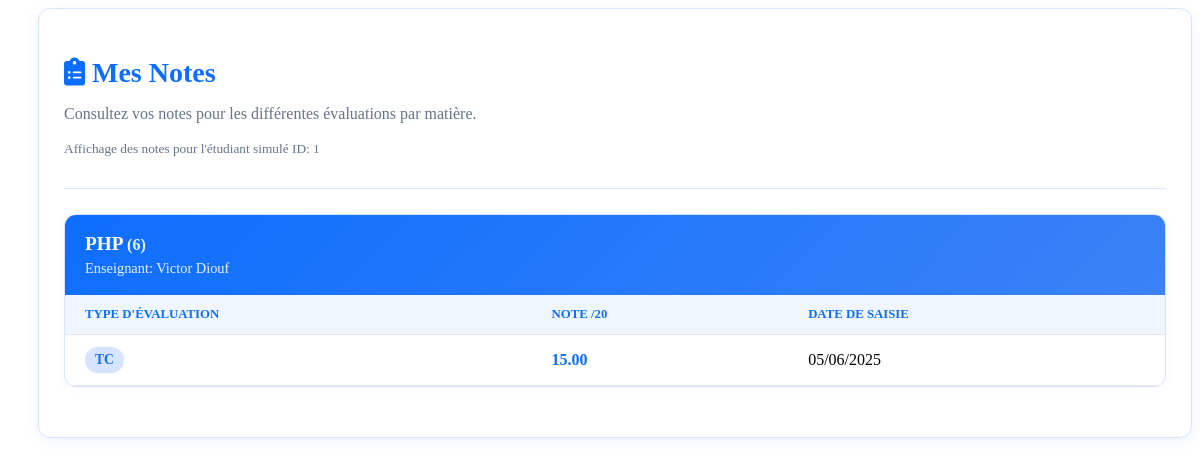
Screenshot of /dashboard/etudiant/mes_notes.php with the database file from the repository.
### tables this page shows
CREATE TABLE IF NOT EXISTS `notes` (
  `id` int NOT NULL AUTO_INCREMENT,
  `id_etudiant` int DEFAULT NULL,
  `id_matiere` int DEFAULT NULL,
  `type_eval` enum('TD','TC','EXAMEN') DEFAULT NULL,
  `note` decimal(5,2) DEFAULT NULL,
  `date_saisie` date DEFAULT NULL,
  PRIMARY KEY (`id`),
  KEY `id_etudiant` (`id_etudiant`),
  KEY `id_matiere` (`id_matiere`)
);

CREATE TABLE IF NOT EXISTS `matieres` (
  `id` int NOT NULL AUTO_INCREMENT,
  `nom_matiere` varchar(100) DEFAULT NULL,
  `code_matiere` varchar(20) DEFAULT NULL,
  `id_enseignant` int DEFAULT NULL,
  `id_classe` int DEFAULT NULL,
  PRIMARY KEY (`id`),
  KEY `id_enseignant` (`id_enseignant`),
  KEY `id_classe` (`id_classe`)
);

### dashboard/etudiant/mes_notes.php (the view, shortened to what this page needs)
<?php
$database = new Database();
$conn = $database->connect();
function get_student_notes_grouped_by_matiere($db_conn, $id_etudiant) {
    $stmt = $db_conn->prepare("
        SELECT
            n.id as note_id, n.type_eval, n.note, n.date_saisie,
            m.id as matiere_id, m.nom_matiere, m.code_matiere,
            u.nom as nom_enseignant, u.prenom as prenom_enseignant
        FROM notes n
        JOIN matieres m ON n.id_matiere = m.id
        JOIN enseignants ens ON m.id_enseignant = ens.id
        JOIN utilisateurs u ON ens.id_utilisateur = u.id
        WHERE n.id_etudiant = :id_etudiant
        ORDER BY m.nom_matiere ASC, n.date_saisie DESC, n.type_eval ASC
    ");
    $stmt->bindParam(':id_etudiant', $id_etudiant, PDO::PARAM_INT);
    $stmt->execute();
    $notes_grouped = [];
    while ($row = $stmt->fetch(PDO::FETCH_ASSOC)) {
        $notes_grouped[$row['matiere_id']]['details'] = [
            'nom_matiere' => $row['nom_matiere'],
            'code_matiere' => $row['code_matiere'],
            'nom_enseignant' => $row['prenom_enseignant'] . ' ' . $row['nom_enseignant']
        ];
        $notes_grouped[$row['matiere_id']]['evaluations'][] = [
            'type_eval' => $row['type_eval'],
            'note' => $row['note'],
            'date_saisie' => $row['date_saisie']
        ];
    }
    return $notes_grouped;
}
$notes_etudiant = get_student_notes_grouped_by_matiere($conn, SIMULATED_ETUDIANT_ID_NOTES);
?>
<!DOCTYPE html>
<html lang="fr">
<head>
    <link rel="stylesheet" href="../../assets/css/style.css">
    <link rel="stylesheet" href="https://cdnjs.cloudflare.com/ajax/libs/font-awesome/6.0.0-beta3/css/all.min.css">
</head>
<body>
    <div class="dashboard-container">
        <div class="main-wrapper">
            <main class="content-area">
                <div class="main-column" style="width: 100%;">
                     <div class="page-container">
                        <div class="page-header">
                            <h2><i class="fas fa-clipboard-list"></i> Mes Notes</h2>
                            <p>Consultez vos notes pour les différentes évaluations par matière.</p>
                            <p><small>Affichage des notes pour l'étudiant simulé ID: <?php echo SIMULATED_ETUDIANT_ID_NOTES; ?></small></p>
                        </div>
                        <?php if (empty($notes_etudiant)): ?>
                            <div class="no-notes-message">
                                <i class="fas fa-folder-open fa-3x" style="margin-bottom:10px;"></i><br>
                                Aucune note n'a été enregistrée pour vous pour le moment.
                            </div>
                        <?php else: ?>
                            <?php foreach ($notes_etudiant as $matiere_id => $data): ?>
                                <div class="matiere-notes-card">
                                    <div class="matiere-header">
                                        <h3><?php echo htmlspecialchars($data['details']['nom_matiere']); ?>
                                            <small>(<?php echo htmlspecialchars($data['details']['code_matiere']); ?>)</small>
                                        </h3>
                                        <span class="enseignant-info">
                                            Enseignant: <?php echo htmlspecialchars($data['details']['nom_enseignant']); ?>
                                        </span>
                                    </div>
                                    <table class="evaluations-table">
                                        <thead>
                                            <tr>
                                                <th>Type d'Évaluation</th>
                                                <th>Note /20</th>
                                                <th>Date de Saisie</th>
                                            </tr>
                                        </thead>
                                        <tbody>
                                            <?php foreach ($data['evaluations'] as $eval): ?>
                                                <tr>
                                                    <td>
                                                        <span class="type-eval-badge">
                                                            <?php echo htmlspecialchars($eval['type_eval']); ?>
                                                        </span>
                                                    </td>
                                                    <td class="note-value"><?php echo htmlspecialchars(number_format($eval['note'], 2)); ?></td>
                                                    <td><?php echo date('d/m/Y', strtotime($eval['date_saisie'])); ?></td>
                                                </tr>
                                            <?php endforeach; ?>
                                        </tbody>
                                    </table>
                                </div>
                            <?php endforeach; ?>
                        <?php endif; ?>
                    </div>
                </div>
            </main>
        </div>
    </div>
</body>
</html>

### dashboard/etudiant/mes_notes.php (style rules this page uses)
.page-container { background:#FFFFFF; padding:25px; border-radius:12px; box-shadow:0 4px 15px rgba(13,110,253,.08); border:1px solid #D6E4FF; margin-left:30px; }
.page-header { margin-bottom:25px; border-bottom:1px solid #D6E4FF; padding-bottom:15px; }
.page-header h2 { color:#0D6EFD; font-size:28px; margin-bottom:8px; }
.page-header p { color:#64748B; }
.matiere-notes-card { margin-bottom:25px; border:1px solid #D6E4FF; border-radius:12px; overflow:hidden; background:#FFFFFF; box-shadow:0 2px 10px rgba(13,110,253,.05); transition:.3s; }
.matiere-header { background:linear-gradient(135deg,#0D6EFD,#3B82F6); padding:18px 20px; border-bottom:none; }
.matiere-header h3 { margin:0; color:#FFFFFF; font-size:1.2rem; font-weight:600; }
.matiere-header small { color:#EAF2FF; }
.matiere-header .enseignant-info { font-size:.9em; color:#EAF2FF; margin-top:5px; display:block; }
.evaluations-table { width:100%; border-collapse:collapse; }
.evaluations-table th, .evaluations-table td { padding:12px 20px; text-align:left; border-bottom:1px solid #E5E7EB; }
.evaluations-table th { background:#EFF6FF; color:#0D6EFD; font-weight:600; text-transform:uppercase; font-size:.8rem; }
.evaluations-table .note-value { font-weight:700; color:#0D6EFD; font-size:1rem; }
.type-eval-badge { display:inline-block; padding:5px 10px; border-radius:20px; font-size:.85rem; font-weight:600; background:#D6E4FF; color:#0D6EFD; }

### rows the page displays
notes: id_matiere.nom_matiere "PHP", id_matiere.code_matiere "6", nom_enseignant "Victor Diouf", type_eval "TC", note "15.00", date_saisie "05/06/2025"

### other values shown
SIMULATED_ETUDIANT_ID_NOTES "1"
